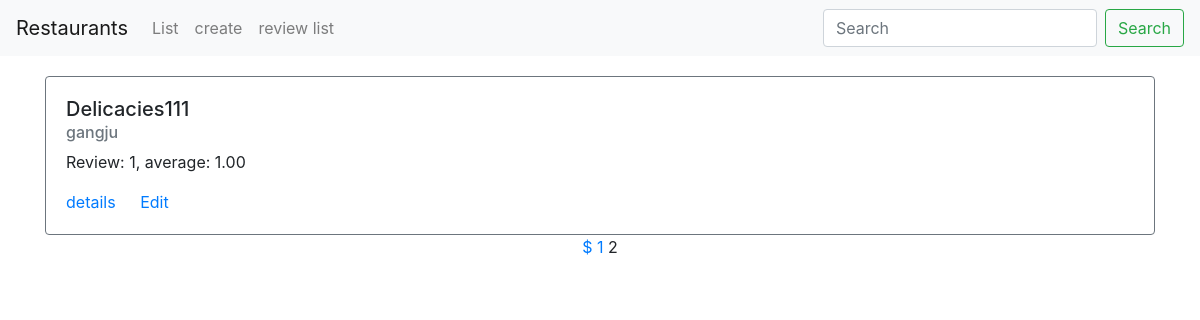
The app's page /third/list/?page=2 with its own data.
### third/models.py (models this page shows)
class Restaurant(models.Model):
    name = models.CharField(max_length=30)
    address = models.CharField(max_length=200)
    password = models.CharField(max_length=20, default=None, null=True)
    image = models.CharField(max_length=500, default=None, null=True)
    created_at = models.DateTimeField(auto_now_add=True)
    updated_at = models.DateTimeField(auto_now =True)

### third/views.py (the view)
# urls.py: path('list/', views.list, name='list'),
def list(request):
    restaurants = Restaurant.objects.all().annotate(reviews_count=Count('review'))\
        .annotate(average_point=Avg('review__point'))
    paginator = Paginator(restaurants, 4)
    page = request.GET.get('page')
    items = paginator.get_page(page)
    context = {
        'restaurants': items,
    }
    return render(request, 'third/list.html', context)

### third/templates/third/list.html (shortened to what this page needs)
{%  extends 'third/base.html' %}
{%  load static %}
{%  block content %}
<div class="container" style="margin:20px auto;">
    {% for item in restaurants %}
    <div class="card border-secondary">
        <div class="card-body">
            <h5 class="card-titile">{{ item.name }}</h5>
            <h6 class="card-subtitle mb-2 text-muted">{{ item.address }}</h6>
            <p class="card-text">Review: {{ item.reviews_count }}, average:
                {% if item.average_point is None %} 0.00 {% endif %} {{  item.average_point|floatformat:2 }} </p>
            <a href="{% url 'restaurant-detail' restaurant_id=item.id %}" class="card-link">details</a>
            <a href="{% url 'restaurant-update' restaurant_id=item.id %}" class="card-link">Edit</a>
        </div>
    </div>
{% endfor %}
<div class="row">
    <div class="col-sm-12 text-center">
        <div class="pagination">
            <span class="step-links text-center" style="width:100%;">
                {% if restaurants.has_previous %}
                    <a href="?page=1">$</a>
                    <a href="?page={{ restaurants.previous_page_number }}">{{ restaurants.previous_page_number }}</a>
                {% endif %}
            <span class="current">
                {{ restaurants.number }}
            </span>
            </span>
        </div>
    </div>
</div>
</div>
{%  endblock %}

### records on screen
Restaurant: name "Delicacies111", address "gangju", reviews_count "1", average_point "1.00"

### other values on screen
{{ restaurants.previous_page_number }} "1"
{{ restaurants.number }} "2"
